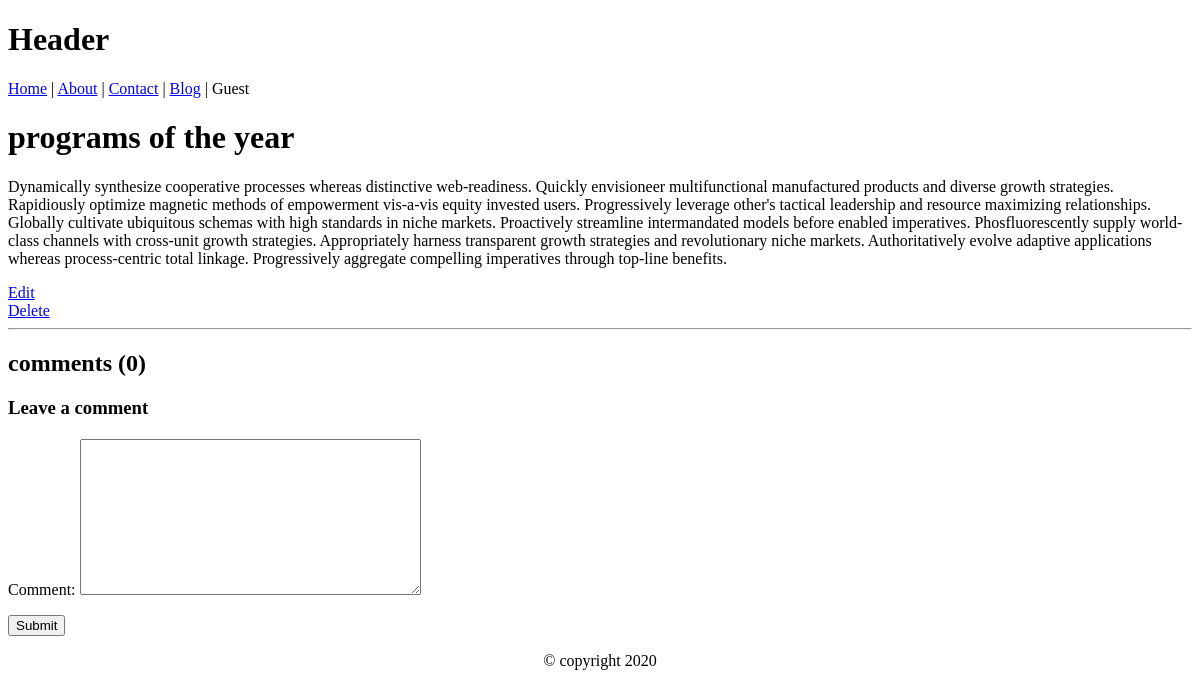
The page /blog/feb-post on the database as committed earlier.
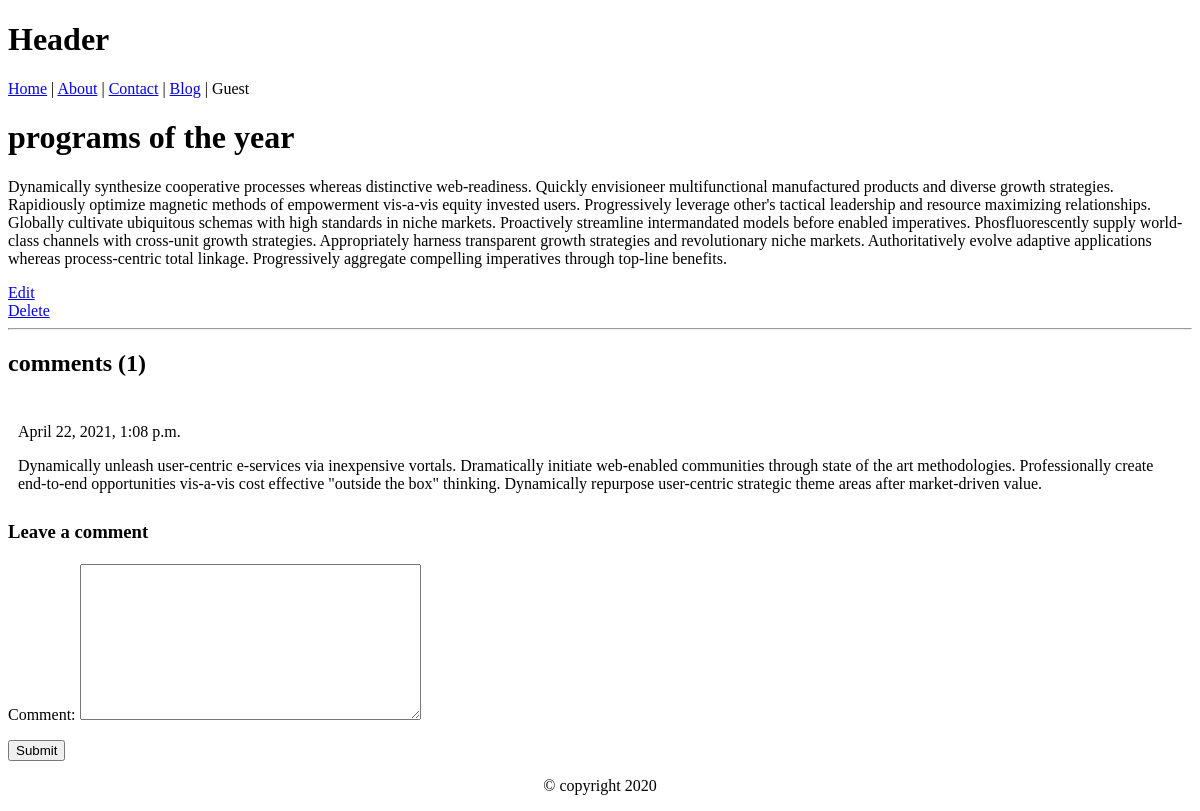
The same page on the database as committed later.
### blogs/models.py (models this page shows, shortened)
class comment(models.Model):
    post = models.ForeignKey(
        article, null=True, on_delete=models.CASCADE, related_name='comment')
    comment = models.TextField(max_length=1000)
    created_on = models.DateTimeField(auto_now_add=True)
    active = models.BooleanField(default=False)
    class Meta:
        ordering = ['created_on']

### blogs/views.py (the view)
# urls.py: path('<str:slug>', blog_detail),
def blog_detail(request, slug):
    template_name = 'blog/detail.html'
    post = get_object_or_404(article, slug=slug)
    comment = post.comment.filter(active=True)
    new_comment = None
    comment_form = Commentmodelform()
    context = {
        'title': post.title,
        'post': post,
        'comment': comment,
        'new_comment': new_comment,
        'comment_form': comment_form
    }
    if request.method == 'POST':
        comment_form = Commentmodelform(request.POST)
        if comment_form.is_valid():
            new_comment = comment_form.save(commit=False)
            new_comment.post = post
            print(new_comment)
            new_comment.save()
        else:
            print('not valid')
    else:
        comment_form = Commentmodelform()
    return render(request, template_name, context)

### blogs/forms.py
class Commentmodelform(ModelForm):
    class Meta:
        model = comment
        fields = ['comment']

### blogs/models.py (called while the page is built)
    def get_edit_url(self):
        return f"{self.slug}/update"

### blogs/templates/blog/detail.html (shortened to what this page needs)
{% extends 'base.html' %} {% block title%}
<h1>{{post.title}}</h1>
<p>{{post.content}}</p>
<div>
    <div>
        <a href="{{post.get_edit_url}}">Edit</a>
    </div>
    <div>
            <a href="http://127.0.0.1:8000/blog/{{post.slug}}">Delete</a>
    </div>
</div>
<hr>
<div>
    <h2>comments ({{comment.count}})</h2>
    {% for comment in comment %}
        <div style="padding: 10px;">
          <p>
            <span>
              {{ comment.created_on }}
            </span>
          </p>
          {{ comment.comment }}
        </div>
    {% endfor %}
    <div class="card-body">
        {% if new_comment %}
        <div class="alert alert-success" role="alert">
          Your comment is awaiting moderation
        </div>
        {% else %}
        <h3>Leave a comment</h3>
        <form method="post" style="margin-top: 1.3em;">
          {{ comment_form.as_p }}
          <button type="submit">Submit</button>
        </form>
        {% endif %}
      </div>
</div>
{% endblock %}

Rows that differ between the two databases and show on the page:
added comment: created_on "April 22, 2021, 1:08 p.m.", comment "Dynamically unleash user-centric e-services via inexpensive vortals. Dramatically initiate web-enabled communities through state of the art methodologies. Professionally create end-to-end opportunities vis-a-vis cost effective \"outside the box\" thinking. Dynamically repurpose user-centric strategic theme areas after market-driven value."
Other text that changed with them:
{{ comment.count }}: "0" → "1"
